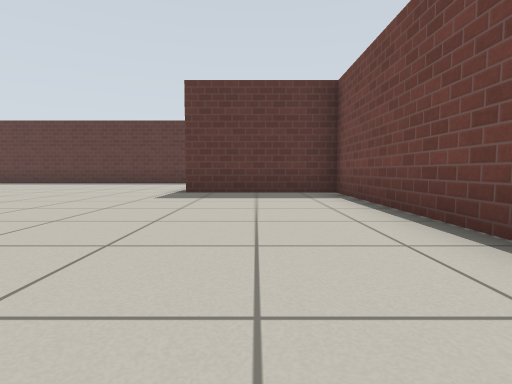
view 1 (above)

15 first-person views from a walk through a robot-simulator world made for Gazebo. The camera is 0.5 m above the floor, tilts 4° down and sees 80° across. The floor is counted in squares, 1 m on a side. Each view is taken from the middle of a square. On the plan, view 1 faces up. The plan holds only what a view shows up to about 9 squares ahead; the rest is blank. Gazebo's built-in surfaces are drawn with simple patterns.

view 2
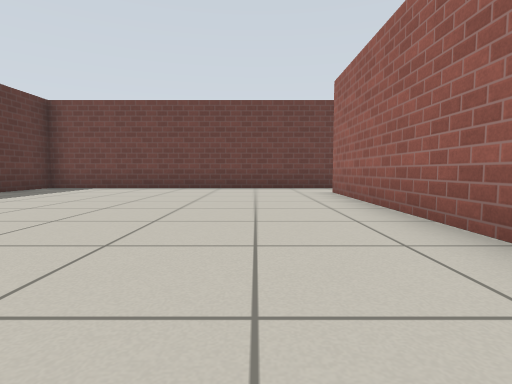

view 3
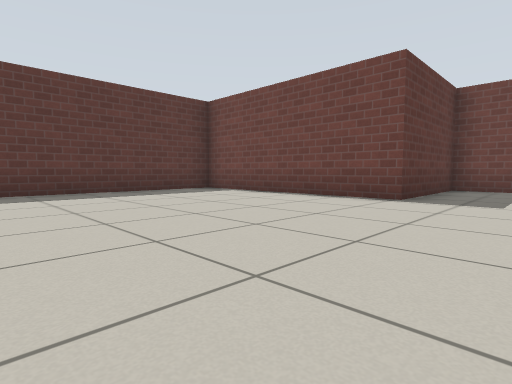

view 4
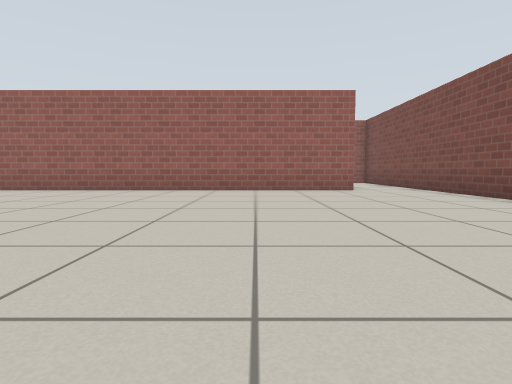

view 5
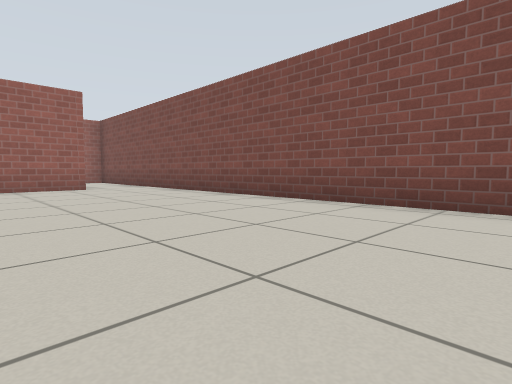

view 6
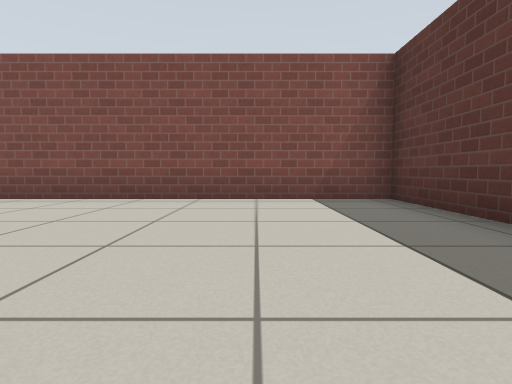

view 7
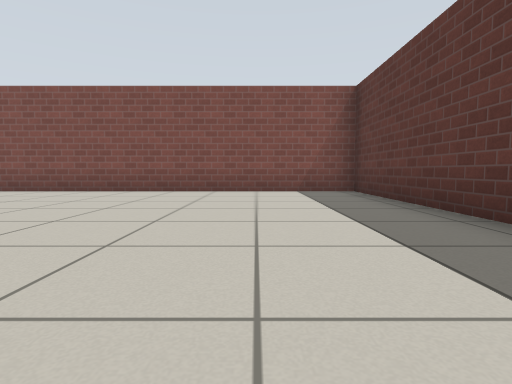

view 8
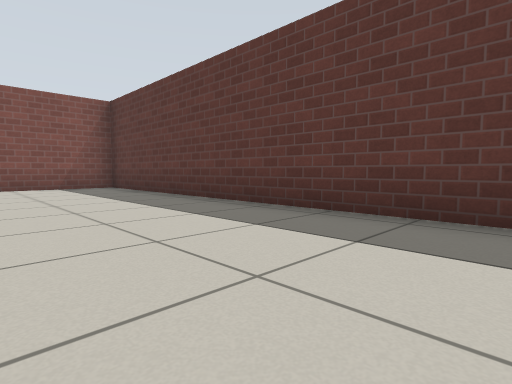

view 9
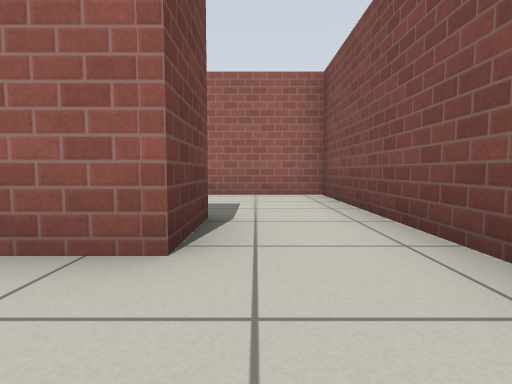

view 10
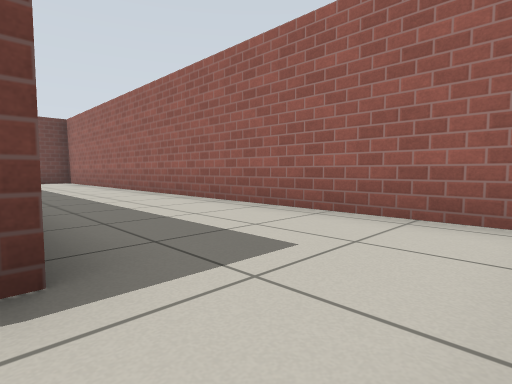

view 11
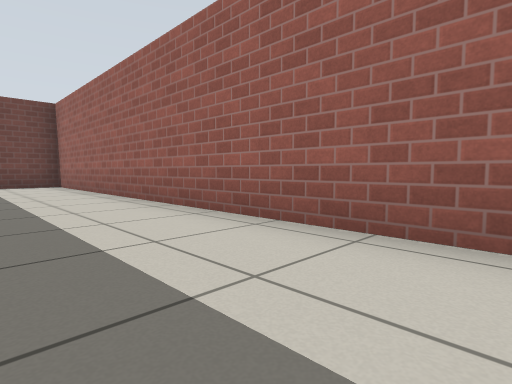

view 12
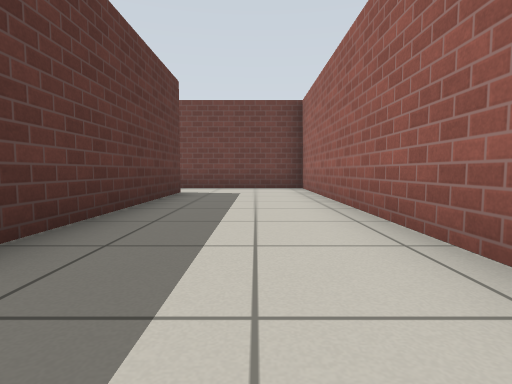

view 13
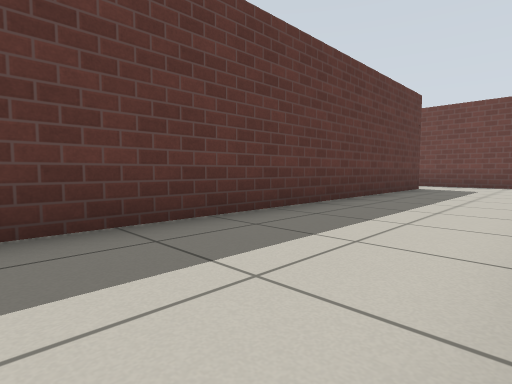

view 14
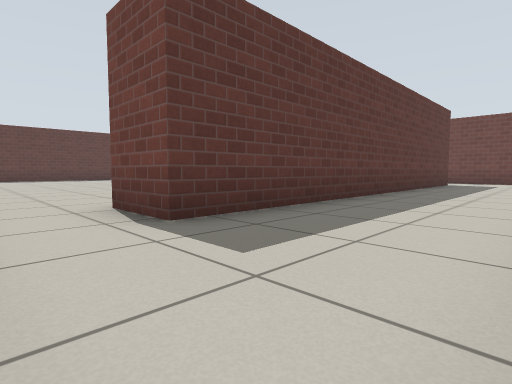

view 15
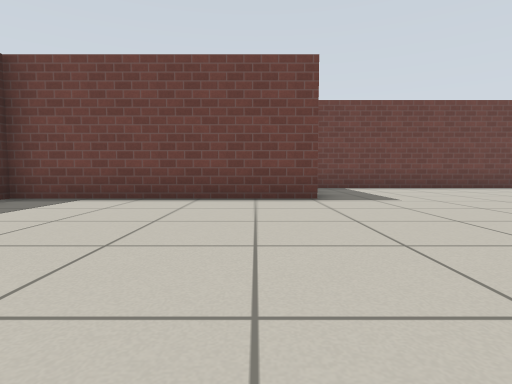

### Floor plan
Ten units are one square. View 1 is at (0, 0); x grows to the right and y downward. Boxes are objects, and circles mark ways between rooms. Rooms are numbered by the first view taken in them; rooms with no view inside come last. Other rooms are left out.
<svg viewBox="-129 -129 152 187">
<path fill="none" stroke="#000" d="M-105 8 1 8M18 6 18 -69 -16 -69 -16 -124 -124 -124 -124 6M1 23 -105 23 -105 8M-124 6 -124 53 18 53 18 6"/>
<circle cx="-115" cy="15" r="3" fill="#2a7"/>
<circle cx="10" cy="15" r="3" fill="#2a7"/>
<text x="-60" y="-60">1</text>
<text x="-60" y="40">2</text>
</svg>
Room 1 opens to room 2.

Where each view was taken, in squares from view 1:
view 1: 0 up, 0 right, facing up
view 2: 1 up, 7 left, facing right
view 3: 5 up, 7 left, facing up-right
view 4: 7 up, 8 left, facing down
view 5: 8 up, 8 left, facing down-left
view 6: 10 up, 7 left, facing left
view 7: 10 up, 5 left, facing left
view 8: 9 up, 3 left, facing up-left
view 9: 1 up, 11 left, facing down
view 10: 2 down, 12 left, facing down-right
view 11: 3 down, 9 left, facing down-right
view 12: 4 down, 7 left, facing right
view 13: 5 down, 9 left, facing up-right
view 14: 5 down, 12 left, facing up-right
view 15: 8 up, 7 left, facing right
